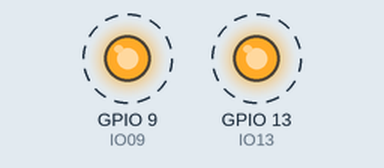
Simulated run of this program. Board: ESP32-S3. On the bench: output pins drawn as LEDs (lit = HIGH). Dashed ring = blinking.

Above: at 0.2 s.
Timing chart, 0 to 4.6 s (numbered marks = the images above):
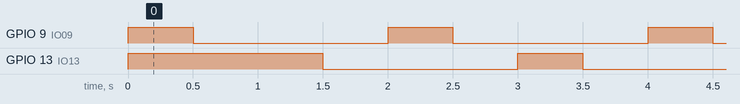

Measured:
- by itself, GPIO 9 (IO09), GPIO 13 (IO13): alternates HIGH for 0.50 s and LOW for 1.5 s
- by itself, everything shown: repeats every 16.0 s, in 32 steps

The program:

main.cpp
```cpp
#include <Arduino.h>
#define IO09 9
#define IO13 13

// LED blink on ESP32-S3 pin 21
const unsigned long ON_MS = 500;
const unsigned long OFF_MS = 500;

void setup() {
  pinMode(IO09, OUTPUT);
  pinMode(IO13, OUTPUT);
  digitalWrite(IO09, LOW);
  digitalWrite(IO13, HIGH);
}

void loop() {
  digitalWrite(IO09, HIGH);
  delay(ON_MS);
  digitalWrite(IO09, LOW);
  delay(OFF_MS);
  digitalWrite(IO13, HIGH);
  delay(ON_MS);
  digitalWrite(IO13, LOW);
  delay(OFF_MS);
}
```
